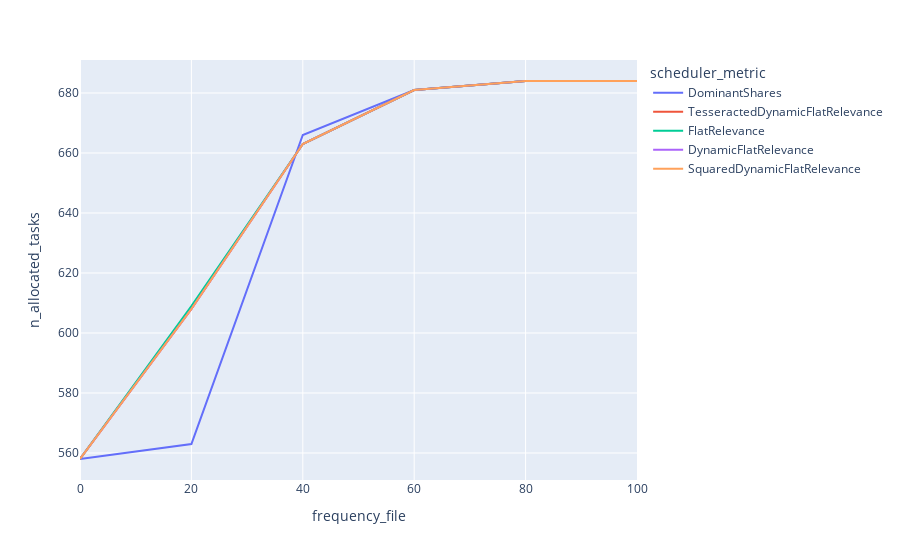

Notebook source saved alongside this figure:
### Markdown cell above
#### Time-based Budget Unlocking - comparison of different metrics
- N = 500

### Code cell
q2 = df.query("scheduler_n == 500").sort_values(["frequency_file"])
px.line(q2, x="frequency_file", y="n_allocated_tasks", color='scheduler_metric')

### Figure 1 — Plotly figure (JSON) as saved in the notebook; plotly's stock layout.template omitted (floating-point values rounded to 4 significant figures)
{"data": [{"hovertemplate": "scheduler_metric=DominantShares<br>frequency_file=%{x}<br>n_allocated_tasks=%{y}<extra></extra>", "legendgroup": "DominantShares", "line": {"color": "#636efa", "dash": "solid"}, "marker": {"symbol": "circle"}, "mode": "lines", "name": "DominantShares", "orientation": "v", "showlegend": true, "type": "scatter", "x": [0, 20, 40, 60, 80, 100], "xaxis": "x", "y": [558, 563, 666, 681, 684, 684], "yaxis": "y"}, {"hovertemplate": "scheduler_metric=TesseractedDynamicFlatRelevance<br>frequency_file=%{x}<br>n_allocated_tasks=%{y}<extra></extra>", "legendgroup": "TesseractedDynamicFlatRelevance", "line": {"color": "#EF553B", "dash": "solid"}, "marker": {"symbol": "circle"}, "mode": "lines", "name": "TesseractedDynamicFlatRelevance", "orientation": "v", "showlegend": true, "type": "scatter", "x": [0, 20, 40, 60, 80, 100], "xaxis": "x", "y": [558, 608, 663, 681, 684, 684], "yaxis": "y"}, {"hovertemplate": "scheduler_metric=FlatRelevance<br>frequency_file=%{x}<br>n_allocated_tasks=%{y}<extra></extra>", "legendgroup": "FlatRelevance", "line": {"color": "#00cc96", "dash": "solid"}, "marker": {"symbol": "circle"}, "mode": "lines", "name": "FlatRelevance", "orientation": "v", "showlegend": true, "type": "scatter", "x": [0, 20, 40, 60, 80, 100], "xaxis": "x", "y": [558, 609, 663, 681, 684, 684], "yaxis": "y"}, {"hovertemplate": "scheduler_metric=DynamicFlatRelevance<br>frequency_file=%{x}<br>n_allocated_tasks=%{y}<extra></extra>", "legendgroup": "DynamicFlatRelevance", "line": {"color": "#ab63fa", "dash": "solid"}, "marker": {"symbol": "circle"}, "mode": "lines", "name": "DynamicFlatRelevance", "orientation": "v", "showlegend": true, "type": "scatter", "x": [0, 20, 40, 60, 80, 100], "xaxis": "x", "y": [558, 608, 663, 681, 684, 684], "yaxis": "y"}, {"hovertemplate": "scheduler_metric=SquaredDynamicFlatRelevance<br>frequency_file=%{x}<br>n_allocated_tasks=%{y}<extra></extra>", "legendgroup": "SquaredDynamicFlatRelevance", "line": {"color": "#FFA15A", "dash": "solid"}, "marker": {"symbol": "circle"}, "mode": "lines", "name": "SquaredDynamicFlatRelevance", "orientation": "v", "showlegend": true, "type": "scatter", "x": [0, 20, 40, 60, 80, 100], "xaxis": "x", "y": [558, 608, 663, 681, 684, 684], "yaxis": "y"}], "layout": {"legend": {"title": {"text": "scheduler_metric"}, "tracegroupgap": 0}, "margin": {"t": 60}, "xaxis": {"anchor": "y", "domain": [0, 1], "title": {"text": "frequency_file"}}, "yaxis": {"anchor": "x", "domain": [0, 1], "title": {"text": "n_allocated_tasks"}}}}
